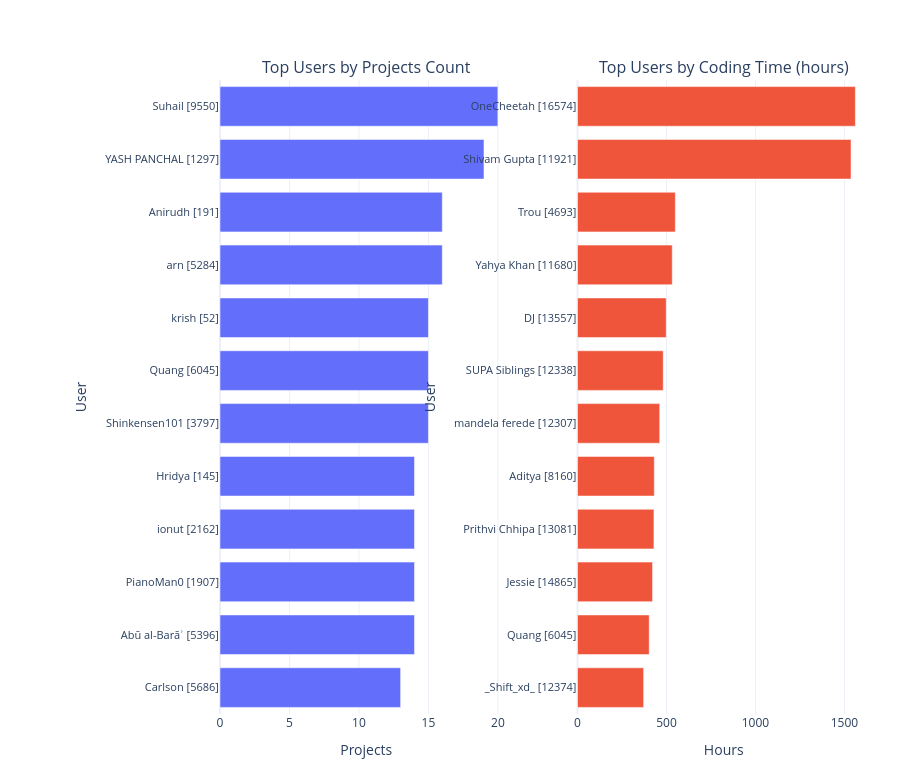

Source (notebook cell):
### Markdown cell above
# Top users by projects and coding time

Two horizontal bar charts: total projects per user (top 12) and individual users with the highest coding time (top 12).

### Code cell
TOP_N = 12

_df = df.copy()
_df['projects_count_num'] = pd.to_numeric(_df['projects_count'], errors='coerce')
_df['coding_time_hours'] = pd.to_numeric(_df['coding_time_seconds'], errors='coerce') / 3600
_df['display_name_clean'] = _df['display_name'].astype('object').fillna('(unnamed)').astype(str)

proj_top = (
    _df[['id', 'display_name_clean', 'projects_count_num']]
    .dropna(subset=['projects_count_num'])
    .sort_values('projects_count_num', ascending=False)
    .head(TOP_N)
    .copy()
)

proj_top['user_label'] = (proj_top['display_name_clean'].str.slice(0, 25) + 
                         ' [' + proj_top['id'].astype(str) + ']')

time_top = (
    _df[['id', 'display_name_clean', 'coding_time_hours']]
    .dropna(subset=['coding_time_hours'])
    .sort_values('coding_time_hours', ascending=False)
    .head(TOP_N)
    .copy()
)

time_top['user_label'] = (time_top['display_name_clean'].str.slice(0, 25) + 
                         ' [' + time_top['id'].astype(str) + ']')

height = max(len(proj_top), len(time_top)) * 44 + 240

fig = make_subplots(
    rows=1, cols=2, column_widths=[0.5, 0.5],
    subplot_titles=(
        'Top Users by Projects Count',
        'Top Users by Coding Time (hours)'
    )
)

fig.add_trace(
    go.Bar(
        x=proj_top['projects_count_num'][::-1],
        y=proj_top['user_label'][::-1],
        orientation='h',
        marker_color='#636EFA',
        hovertemplate='%{y}<br>Projects=%{x}'
    ), row=1, col=1
)

fig.add_trace(
    go.Bar(
        x=time_top['coding_time_hours'][::-1],
        y=time_top['user_label'][::-1],
        orientation='h',
        marker_color='#EF553B',
        hovertemplate='%{y}<br>Time=%{x:.1f} hours'
    ), row=1, col=2
)

fig.update_layout(
    height=max(DEFAULT_HEIGHT + (len(proj_top)*18), height),
    margin=dict(l=220, r=30, t=80, b=40),
    showlegend=False,
    bargap=0.25
)
fig.update_xaxes(title_text='Projects', row=1, col=1)
fig.update_xaxes(title_text='Hours', row=1, col=2)
fig.update_yaxes(title_text='User', row=1, col=1,
                 automargin=True, tickfont=dict(size=11))
fig.update_yaxes(title_text='User', row=1, col=2,
                 automargin=True, tickfont=dict(size=11))
fig.show()

save_plotly(fig, name='top_users_projects_and_time', description='Two horizontal bar charts: top users by projects count and coding time', friendly_name='Top users by projects and coding time')

### Figure 1 — Plotly figure (JSON) as saved in the notebook; plotly's stock layout.template omitted (floating-point values rounded to 4 significant figures)
{"data": [{"hovertemplate": "%{y}<br>Projects=%{x}", "marker": {"color": "#636EFA"}, "orientation": "h", "type": "bar", "x": [13, 14, 14, 14, 14, 15, 15, 15, 16, 16, 19, 20], "xaxis": "x", "y": ["Carlson [5686]", "Abū al-Barāʾ [5396]", "PianoMan0 [1907]", "ionut [2162]", "Hridya [145]", "Shinkensen101 [3797]", "Quang [6045]", "krish [52]", "arn [5284]", "Anirudh [191]", "YASH PANCHAL [1297]", "Suhail [9550]"], "yaxis": "y"}, {"hovertemplate": "%{y}<br>Time=%{x:.1f} hours", "marker": {"color": "#EF553B"}, "orientation": "h", "type": "bar", "x": [371.7, 402.9, 421.8, 429.5, 431.7, 462.0, 481.6, 498.6, 532.4, 549.7, 1537.0, 1562.0], "xaxis": "x2", "y": ["_Shift_xd_ [12374]", "Quang [6045]", "Jessie [14865]", "Prithvi Chhipa [13081]", "Aditya [8160]", "mandela ferede [12307]", "SUPA Siblings [12338]", "DJ [13557]", "Yahya Khan [11680]", "Trou [4693]", "Shivam Gupta [11921]", "OneCheetah [16574]"], "yaxis": "y2"}], "layout": {"annotations": [{"font": {"size": 16}, "showarrow": false, "text": "Top Users by Projects Count", "x": 0.225, "xanchor": "center", "xref": "paper", "y": 1, "yanchor": "bottom", "yref": "paper"}, {"font": {"size": 16}, "showarrow": false, "text": "Top Users by Coding Time (hours)", "x": 0.775, "xanchor": "center", "xref": "paper", "y": 1, "yanchor": "bottom", "yref": "paper"}], "bargap": 0.25, "height": 768, "margin": {"b": 40, "l": 220, "r": 30, "t": 80}, "showlegend": false, "xaxis": {"anchor": "y", "domain": [0, 0.45], "title": {"text": "Projects"}}, "xaxis2": {"anchor": "y2", "domain": [0.55, 1], "title": {"text": "Hours"}}, "yaxis": {"anchor": "x", "automargin": true, "domain": [0, 1], "tickfont": {"size": 11}, "title": {"text": "User"}}, "yaxis2": {"anchor": "x2", "automargin": true, "domain": [0, 1], "tickfont": {"size": 11}, "title": {"text": "User"}}}}
